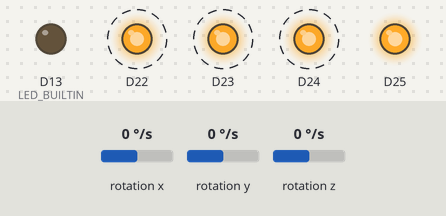
Bench run of a sketch on a simulated Arduino Nano 33 BLE. Parts: output pins drawn as LEDs (lit = HIGH). Dashed ring = blinking. Inputs (shaded band) come from the test bench; at power-on: rotation x 0 °/s, rotation y 0 °/s, rotation z 0 °/s. Nothing arrives over Bluetooth unless stated; a phone connects over Bluetooth LE 3 s after start.

Above: at 1.2 s.
1.3 s: rotation x set to -192 °/s
4.3 s: rotation y set to -192 °/s
At 5.5 s:
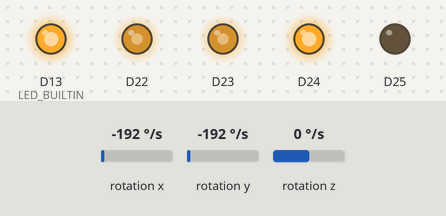
5.8 s: rotation z set to -192 °/s
At 6.8 s:
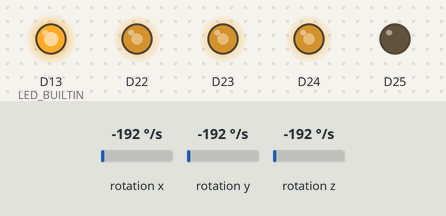
7.3 s: rotation x set to -100 °/s
At 7.9 s:
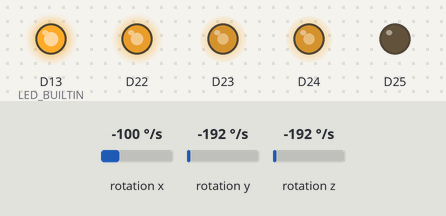
8.8 s: rotation y set to -100 °/s
At 9.1 s:
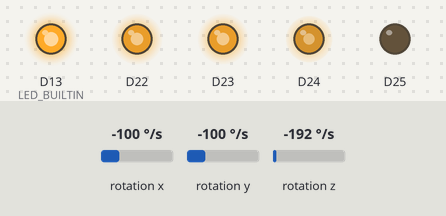
10.3 s: rotation z set to -100 °/s
At 11.4 s:
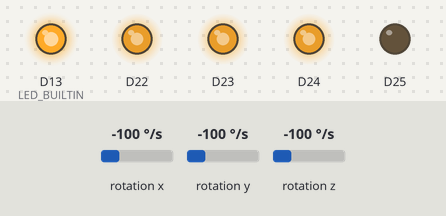
Timing chart, 0 to 12.8 s (numbered marks = the images above; inputs shaded):
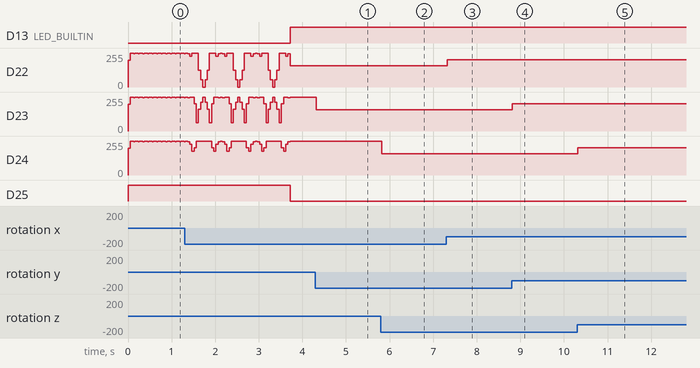

The sketch:

Nano_33_BLE_Sense_Bluetooth_Send_Test1.ino
```cpp
// (licence header left out)
#define Rev2               // Set to appropriate board Rev

#define data1 0            // Send data
#define verbose1 0         // Include labels
#define GyroAutoCal 1      // Perform automatic Gyro offset compensation at startup: Board must be stationary when RGB LED is blinking.

// Gyro offset parameters and variables
#define CalValues 50       // Number of Gyro samples to average for calibration

float RollOffsetSum = 0;   // Temporary variables for Gyro AutoCal averaging
float PitchOffsetSum = 0;
float YawOffsetSum = 0;

float GR_COR = 0;          // Gyro offset correction values
float GP_COR = 0;
float GY_COR = 0;

int CalCount = CalValues;
int GyroAutoCalFlag = 0;
float pgr, pgp, pgy;

#ifdef Rev1
#include <Arduino_LSM9DS1.h>       // Accelerometer, magnetometer and gyroscope
#endif

#ifdef Rev2
#include <Arduino_BMI270_BMM150.h> // Accelerometer, magnetometer and gyroscope
#endif

#include <ArduinoBLE.h>

char buffer[40];
float gr, gp, gy;
int led, ledr, ledp, ledy;
int SN = 0;
int previousMillis, currentMillis;

BLEService environmentalService("181A");  // Bluetooth® Low Energy Environment Service
BLEIntCharacteristic tempCharacteristic("2A6E", BLERead | BLENotify); // Bluetooth® Low Energy Temperature Level Characteristic

// Color palette for RGB_LEDs.
#define BLACK 0,0,0
#define GRAY 7,7,7
#define MAGENTA 25,0,25
#define BLUE 0,0,75
#define CYAN 0,50,50
#define GREEN 0,192,0
#define YELLOW 128,92,0
#define ORANGE 200,40,0
#define RED 255,0,0
#define WHITE 255,255,255

void setup() {

// Board-specific corrections for possible Gyro offsets

  #ifdef Rev2
    GR_COR = 6.5;
    GP_COR = 0;
    GY_COR = 2.5;
  #endif

  #ifdef Rev2
    GR_COR = 0;
    GP_COR = 0;
    GY_COR = 0;
  #endif

    if (data1 == 1) {
      Serial.begin(9600);    // initialize serial communication
      while (!Serial);
    }

  // Set the LEDs pins as outputs
  pinMode(LED_BUILTIN, OUTPUT);
  pinMode(LED_PWR, OUTPUT);
  pinMode(LEDR, OUTPUT);
  pinMode(LEDG, OUTPUT);
  pinMode(LEDB, OUTPUT);

  // Turn the LED_BUILTIN and LED_PWR on and set the RGB LEDs at low brightness
  digitalWrite(LED_BUILTIN, 0);
  digitalWrite(LED_PWR, 1);
  analogWrite(LEDR, 200);
  analogWrite(LEDG, 200);
  analogWrite(LEDB, 200);

  // begin initialization
  if (!BLE.begin()) {
    if (data1 == 1) Serial.println("starting BLE failed!");
    while (1);
  }

  if (!IMU.begin()) {
    if (data1 == 1) Serial.println("Failed to initialize IMU!");
    while (1);
  }

  BLE.setLocalName("Gyro Monitor");
  BLE.setAdvertisedService(environmentalService);
  environmentalService.addCharacteristic(tempCharacteristic); // Add the characteristic to the service
  BLE.addService(environmentalService);

  // start advertising
  BLE.advertise();
  if (data1 == 1) Serial.println("Bluetooth® device active, waiting for connections...");
}

void loop() {

  // Gyro AutoCal
  while ((GyroAutoCal == 1) && (CalCount != 0)) {
    delay(25); // Provide time to see GyroAutoCal in progress. ;-)
    while (!IMU.gyroscopeAvailable());
    pgr = gr; pgp = gp; pgy = gy;
    IMU.readGyroscope(gr, gp, gy);

    if (CalCount == CalValues) {
      CalCount--;          // Skip corrupted first value
      GyroAutoCalFlag = 1; // Disable RGB_LED output while GyroAutoCal in progress
    }
    else if (CalCount > 1) { // Test for too much motion
      if (((fabs(gr - pgr) > 2)) || ((fabs(gp - pgp) > 2)) || ((fabs(gy - pgy) > 2))) { // Start over if too much gyro activity
        RollOffsetSum = 0;
        PitchOffsetSum = 0;
        YawOffsetSum = 0;
        CalCount = CalValues;
      }
      else { // Update sums
        RollOffsetSum += gr;
        PitchOffsetSum += gp;
        YawOffsetSum += gy;
        if ((CalCount & 3) == 2) RGB_LED_Color(GRAY); // Heartbeat while AutoCal in progress
        else RGB_LED_Color(BLACK);
        CalCount--;
      }
    }
    else if (CalCount == 1) { // Compute average offsets
      GR_COR = RollOffsetSum / CalValues;
      GP_COR = PitchOffsetSum / CalValues;
      GY_COR = YawOffsetSum / CalValues;
      CalCount = 0;
      GyroAutoCalFlag = 0;
      RGB_LED_Color(BLACK);
    }
  }

  // wait for a Bluetooth® Low Energy central
  BLEDevice central = BLE.central();

  // if a central is connected to the peripheral:
  if (central) {
    if (data1 == 1) {
      Serial.print("Connected to central: ");
      Serial.println(central.address()); // print the central's BT address:
      Serial.println("");
    }

    // turn on the LED_BUILTIN and turn off LED_PWR to indicate the connection
    digitalWrite(LED_BUILTIN, HIGH);
    digitalWrite(LED_PWR, LOW);

    // while central is connected, Update every 100 ms
    while (central.connected()) {
      long currentMillis = millis();
      // if 100 ms have passed, check:
      if (currentMillis - previousMillis >= 100) {
        previousMillis = currentMillis;
        updateValues();

        // Gyroscope

        while (!IMU.gyroscopeAvailable());
        pgr = gr; pgp = gp; pgy = gy;
        IMU.readGyroscope(gr, gp, gy);
        if (data1 == 1) {
          if (verbose1 == 1) Serial.print("Gyro (Degs/s) R: ");
          sprintf(buffer, "%8.2f", gr - GR_COR );
          Serial.print(buffer);
          if (verbose1 == 1) Serial.print( "  P: ");
          sprintf(buffer, "%8.2f", gp - GP_COR );
          Serial.print(buffer);
          if (verbose1 == 1) Serial.print( "  Y: ");
          sprintf(buffer, "%8.2f"  , gy - GY_COR);
          Serial.print(buffer);
          if (verbose1 == 1) Serial.print("  |  ");
          if (verbose1 == 1) Serial.print("SN: "); // print Serial Number
          sprintf(buffer, "%4d", SN );
          Serial.println(buffer);
        }

      ledr = abs(gr - GR_COR)/2; // Format data for RGB LEDs
      ledp = abs(gp - GP_COR)/2;
      ledy = abs(gy - GY_COR)/2;
      if (GyroAutoCalFlag == 0) RGB_LED_Color(ledr, ledp, ledy); // Only update Gyro activity in RGB LEDs if Gyro AutoCal is not active
      }
    }

    // when the central disconnects, turn off the LED:
    digitalWrite(LED_BUILTIN, LOW);
    digitalWrite(LED_PWR, HIGH);
    if (data1 == 1) {
      Serial.println();
      Serial.print("Disconnected from central: ");
      Serial.println(central.address());
      Serial.println("");
    }
  }
  // Cycle RGB LED colors while idle - it's got to have something to do. ;-)
  if (GyroAutoCalFlag == 0) RGB_LED_Cycle_Colors(); // But only if Gyro Autocal is not in progress.
}

void updateValues() { // Send BLE values
    tempCharacteristic.writeValue(SN);
    tempCharacteristic.writeValue(gr - GR_COR);
    tempCharacteristic.writeValue(gp - GP_COR);
    tempCharacteristic.writeValue(gy - GY_COR);
    SN++;
}

void RGB_LED_Color(int r, int g, int b) {
  analogWrite(LEDR,255-r);
  analogWrite(LEDG,255-g);
  analogWrite(LEDB,255-b);
}

void RGB_LED_Cycle_Colors() {
  RGB_LED_Color(BLACK); delay(50);
  RGB_LED_Color(GRAY); delay(50);
  RGB_LED_Color(MAGENTA); delay(50);
  RGB_LED_Color(BLUE); delay(50);
  RGB_LED_Color(CYAN); delay(50);
  RGB_LED_Color(GREEN); delay(50);
  RGB_LED_Color(YELLOW); delay(50);
  RGB_LED_Color(ORANGE); delay(50);
  RGB_LED_Color(RED); delay(50);
  RGB_LED_Color(ORANGE); delay(50);
  RGB_LED_Color(YELLOW); delay(50);
  RGB_LED_Color(GREEN); delay(50);
  RGB_LED_Color(CYAN); delay(50);
  RGB_LED_Color(BLUE); delay(50);
  RGB_LED_Color(MAGENTA); delay(50);
  RGB_LED_Color(GRAY); delay(50);
}
```

Measured:
- after the input at 4.3 s, D23: 255/255 → 159/255 at once
- after the input at 5.8 s, D24: 255/255 → 159/255 at once
- after the input at 7.3 s, D22: 159/255 → 205/255 at once
- after the input at 8.8 s, D23: 159/255 → 205/255 at once
- after the input at 10.3 s, D24: 159/255 → 205/255 at once
- by itself, D24: repeats every 0.80 s: 248/255 0.05 s, 230/255 0.05 s, 180/255 0.05 s, 205/255 0.05 s, 255/255 0.35 s, 205/255 0.05 s, 180/255 0.05 s, 230/255 0.05 s, 248/255 0.05 s, 255/255 0.05 s
- by itself, D22: repeats every 0.80 s: 248/255 0.05 s, 230/255 0.05 s, 255/255 0.15 s, 127/255 0.05 s, 55/255 0.05 s, 0/255 0.05 s, 55/255 0.05 s, 127/255 0.05 s, 255/255 0.15 s, 230/255 0.05 s, 248/255 0.05 s, 255/255 0.05 s
